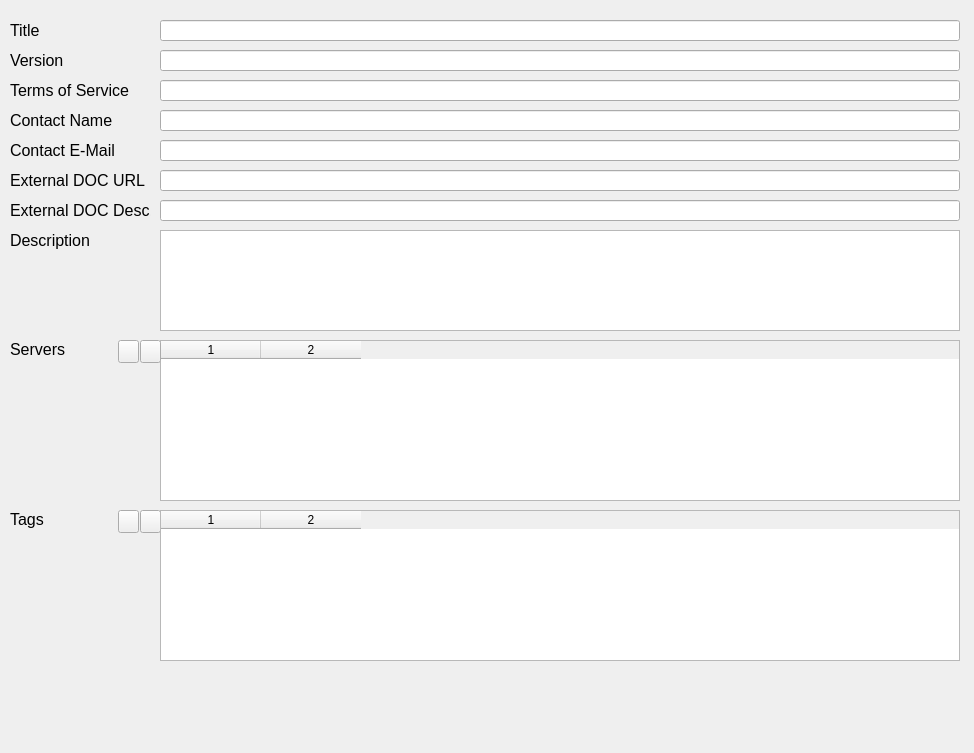
<?xml version="1.0" encoding="UTF-8"?>
<ui version="4.0">
 <class>Form</class>
 <widget class="QWidget" name="Form">
  <property name="geometry">
   <rect>
    <x>0</x>
    <y>0</y>
    <width>974</width>
    <height>753</height>
   </rect>
  </property>
  <property name="windowTitle">
   <string>Form</string>
  </property>
  <widget class="QLabel" name="lbl_header_title">
   <property name="geometry">
    <rect>
     <x>10</x>
     <y>20</y>
     <width>141</width>
     <height>21</height>
    </rect>
   </property>
   <property name="font">
    <font>
     <pointsize>12</pointsize>
    </font>
   </property>
   <property name="text">
    <string>Title</string>
   </property>
  </widget>
  <widget class="QLineEdit" name="edt_title">
   <property name="geometry">
    <rect>
     <x>160</x>
     <y>20</y>
     <width>800</width>
     <height>21</height>
    </rect>
   </property>
  </widget>
  <widget class="QLineEdit" name="edt_version">
   <property name="geometry">
    <rect>
     <x>160</x>
     <y>50</y>
     <width>800</width>
     <height>21</height>
    </rect>
   </property>
  </widget>
  <widget class="QLabel" name="lbl_header_version">
   <property name="geometry">
    <rect>
     <x>10</x>
     <y>50</y>
     <width>141</width>
     <height>21</height>
    </rect>
   </property>
   <property name="font">
    <font>
     <pointsize>12</pointsize>
    </font>
   </property>
   <property name="text">
    <string>Version</string>
   </property>
  </widget>
  <widget class="QLineEdit" name="edt_tos">
   <property name="geometry">
    <rect>
     <x>160</x>
     <y>80</y>
     <width>800</width>
     <height>21</height>
    </rect>
   </property>
  </widget>
  <widget class="QLabel" name="lbl_header_tos">
   <property name="geometry">
    <rect>
     <x>10</x>
     <y>80</y>
     <width>141</width>
     <height>21</height>
    </rect>
   </property>
   <property name="font">
    <font>
     <pointsize>12</pointsize>
    </font>
   </property>
   <property name="text">
    <string>Terms of Service</string>
   </property>
  </widget>
  <widget class="QLineEdit" name="edt_contactName">
   <property name="geometry">
    <rect>
     <x>160</x>
     <y>110</y>
     <width>800</width>
     <height>21</height>
    </rect>
   </property>
  </widget>
  <widget class="QLabel" name="lbl_header_contactName">
   <property name="geometry">
    <rect>
     <x>10</x>
     <y>110</y>
     <width>141</width>
     <height>21</height>
    </rect>
   </property>
   <property name="font">
    <font>
     <pointsize>12</pointsize>
    </font>
   </property>
   <property name="text">
    <string>Contact Name</string>
   </property>
  </widget>
  <widget class="QLineEdit" name="edt_contactEmail">
   <property name="geometry">
    <rect>
     <x>160</x>
     <y>140</y>
     <width>800</width>
     <height>21</height>
    </rect>
   </property>
  </widget>
  <widget class="QLabel" name="lbl_header_contactEmail">
   <property name="geometry">
    <rect>
     <x>10</x>
     <y>140</y>
     <width>141</width>
     <height>21</height>
    </rect>
   </property>
   <property name="font">
    <font>
     <pointsize>12</pointsize>
    </font>
   </property>
   <property name="text">
    <string>Contact E-Mail</string>
   </property>
  </widget>
  <widget class="QLineEdit" name="edt_extDocUrl">
   <property name="geometry">
    <rect>
     <x>160</x>
     <y>170</y>
     <width>800</width>
     <height>21</height>
    </rect>
   </property>
  </widget>
  <widget class="QLabel" name="lbl_header_extDocDesc">
   <property name="geometry">
    <rect>
     <x>10</x>
     <y>200</y>
     <width>141</width>
     <height>21</height>
    </rect>
   </property>
   <property name="font">
    <font>
     <pointsize>12</pointsize>
    </font>
   </property>
   <property name="text">
    <string>External DOC Desc.</string>
   </property>
  </widget>
  <widget class="QLineEdit" name="edt_extDocDesc">
   <property name="geometry">
    <rect>
     <x>160</x>
     <y>200</y>
     <width>800</width>
     <height>21</height>
    </rect>
   </property>
  </widget>
  <widget class="QLabel" name="lbl_header_extDocUrl">
   <property name="geometry">
    <rect>
     <x>10</x>
     <y>170</y>
     <width>141</width>
     <height>21</height>
    </rect>
   </property>
   <property name="font">
    <font>
     <pointsize>12</pointsize>
    </font>
   </property>
   <property name="text">
    <string>External DOC URL</string>
   </property>
  </widget>
  <widget class="QLabel" name="lbl_header_description">
   <property name="geometry">
    <rect>
     <x>10</x>
     <y>230</y>
     <width>141</width>
     <height>21</height>
    </rect>
   </property>
   <property name="font">
    <font>
     <pointsize>12</pointsize>
    </font>
   </property>
   <property name="text">
    <string>Description</string>
   </property>
  </widget>
  <widget class="QTextEdit" name="edt_description">
   <property name="geometry">
    <rect>
     <x>160</x>
     <y>230</y>
     <width>800</width>
     <height>101</height>
    </rect>
   </property>
  </widget>
  <widget class="QLabel" name="lbl_header_serverList">
   <property name="geometry">
    <rect>
     <x>10</x>
     <y>339</y>
     <width>71</width>
     <height>21</height>
    </rect>
   </property>
   <property name="font">
    <font>
     <pointsize>12</pointsize>
    </font>
   </property>
   <property name="text">
    <string>Servers</string>
   </property>
  </widget>
  <widget class="QTableWidget" name="tbl_serverList">
   <property name="geometry">
    <rect>
     <x>160</x>
     <y>340</y>
     <width>800</width>
     <height>161</height>
    </rect>
   </property>
   <property name="editTriggers">
    <set>QAbstractItemView::DoubleClicked|QAbstractItemView::EditKeyPressed|QAbstractItemView::SelectedClicked</set>
   </property>
   <property name="selectionBehavior">
    <enum>QAbstractItemView::SelectRows</enum>
   </property>
   <property name="columnCount">
    <number>2</number>
   </property>
   <column/>
   <column/>
  </widget>
  <widget class="QPushButton" name="btn_addNewServer">
   <property name="geometry">
    <rect>
     <x>118</x>
     <y>340</y>
     <width>21</width>
     <height>23</height>
    </rect>
   </property>
   <property name="toolTip">
    <string>Add new server (INS)</string>
   </property>
   <property name="statusTip">
    <string>Add new server (INSERT)</string>
   </property>
   <property name="text">
    <string/>
   </property>
   <property name="icon">
    <iconset>
     <normalon>images/addnew.png</normalon>
    </iconset>
   </property>
  </widget>
  <widget class="QPushButton" name="btn_removeServer">
   <property name="geometry">
    <rect>
     <x>140</x>
     <y>340</y>
     <width>21</width>
     <height>23</height>
    </rect>
   </property>
   <property name="toolTip">
    <string>Remove selected server</string>
   </property>
   <property name="statusTip">
    <string>Remove selected server</string>
   </property>
   <property name="text">
    <string/>
   </property>
   <property name="icon">
    <iconset>
     <normalon>images/remove.png</normalon>
    </iconset>
   </property>
  </widget>
  <widget class="QPushButton" name="btn_addNewTag">
   <property name="geometry">
    <rect>
     <x>118</x>
     <y>510</y>
     <width>21</width>
     <height>23</height>
    </rect>
   </property>
   <property name="toolTip">
    <string>Add new tag (INS)</string>
   </property>
   <property name="statusTip">
    <string>Add new tag (INSERT)</string>
   </property>
   <property name="text">
    <string/>
   </property>
   <property name="icon">
    <iconset>
     <normalon>images/addnew.png</normalon>
    </iconset>
   </property>
  </widget>
  <widget class="QLabel" name="lbl_header_tagList">
   <property name="geometry">
    <rect>
     <x>10</x>
     <y>509</y>
     <width>71</width>
     <height>21</height>
    </rect>
   </property>
   <property name="font">
    <font>
     <pointsize>12</pointsize>
    </font>
   </property>
   <property name="text">
    <string>Tags</string>
   </property>
  </widget>
  <widget class="QPushButton" name="btn_removeTag">
   <property name="geometry">
    <rect>
     <x>140</x>
     <y>510</y>
     <width>21</width>
     <height>23</height>
    </rect>
   </property>
   <property name="toolTip">
    <string>Remove selected tag</string>
   </property>
   <property name="statusTip">
    <string>Remove selected tag</string>
   </property>
   <property name="text">
    <string/>
   </property>
   <property name="icon">
    <iconset>
     <normalon>images/remove.png</normalon>
    </iconset>
   </property>
  </widget>
  <widget class="QTableWidget" name="tbl_tagList">
   <property name="geometry">
    <rect>
     <x>160</x>
     <y>510</y>
     <width>800</width>
     <height>151</height>
    </rect>
   </property>
   <property name="editTriggers">
    <set>QAbstractItemView::DoubleClicked|QAbstractItemView::EditKeyPressed|QAbstractItemView::SelectedClicked</set>
   </property>
   <property name="selectionBehavior">
    <enum>QAbstractItemView::SelectRows</enum>
   </property>
   <property name="columnCount">
    <number>2</number>
   </property>
   <column/>
   <column/>
  </widget>
 </widget>
 <resources/>
 <connections/>
</ui>
